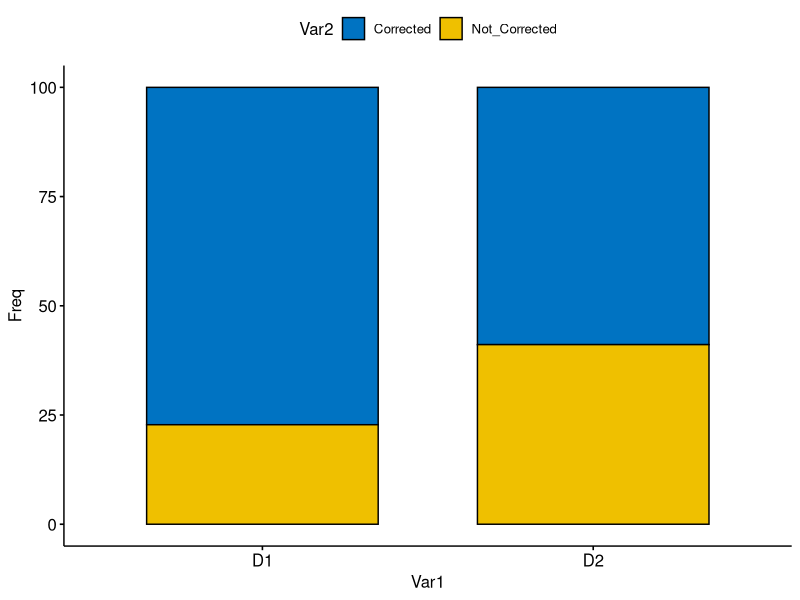
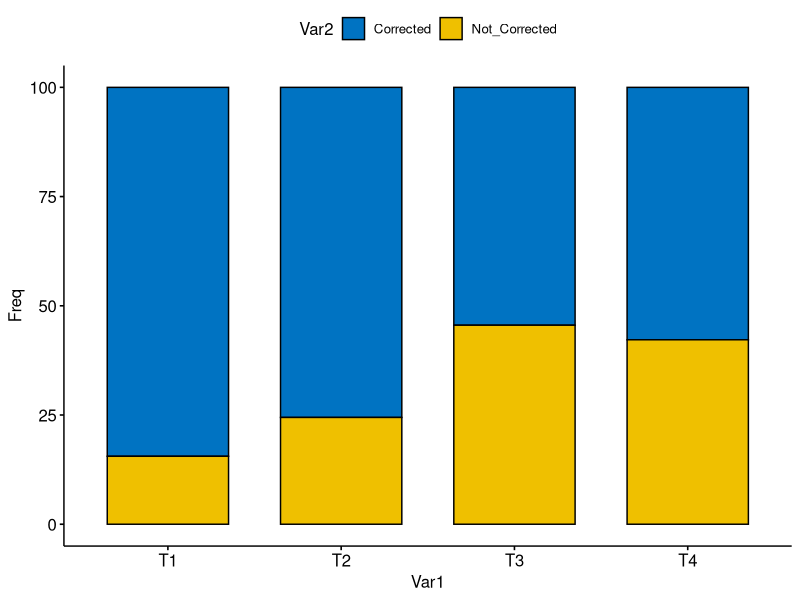
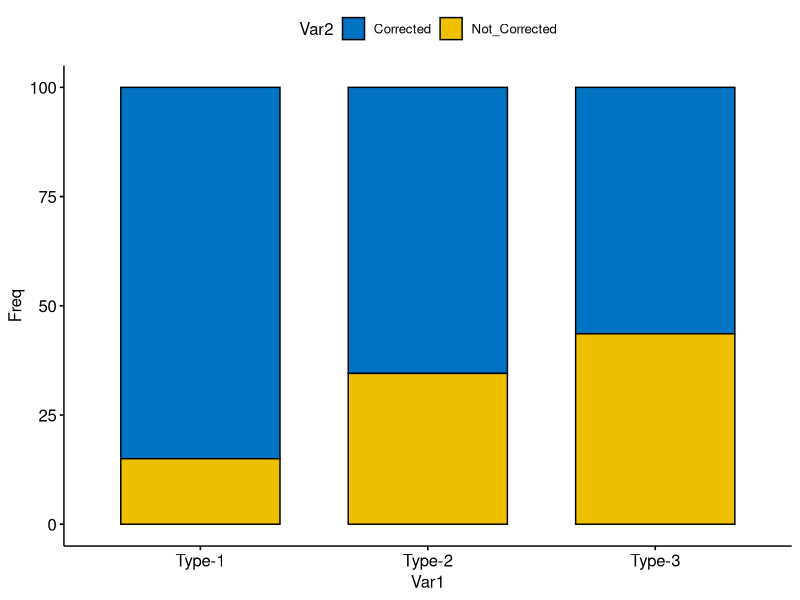
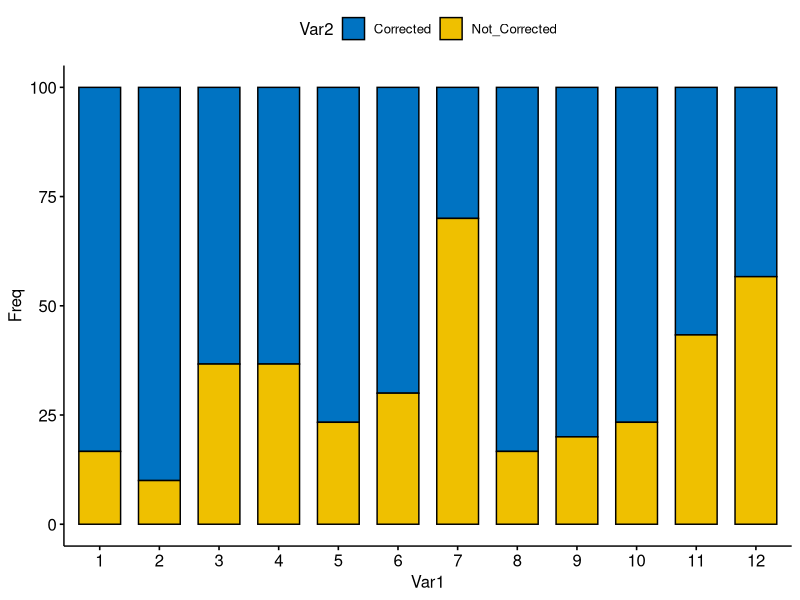
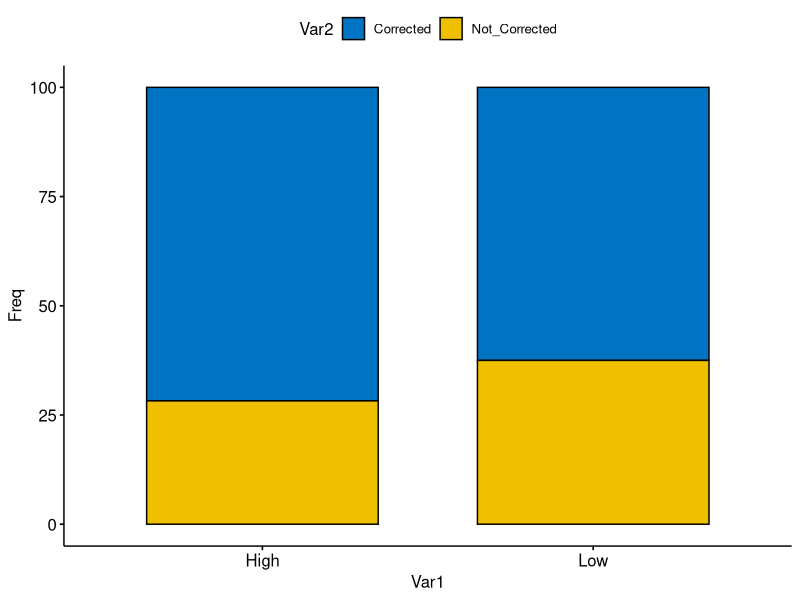
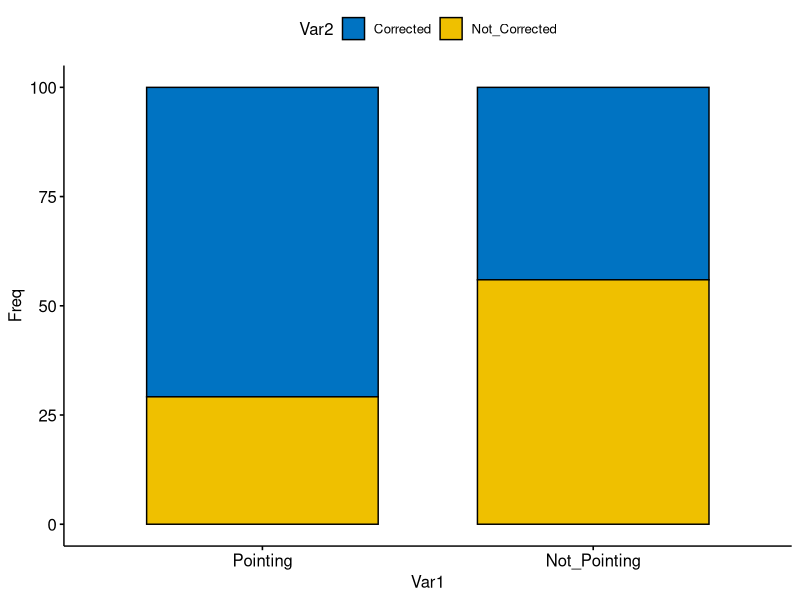
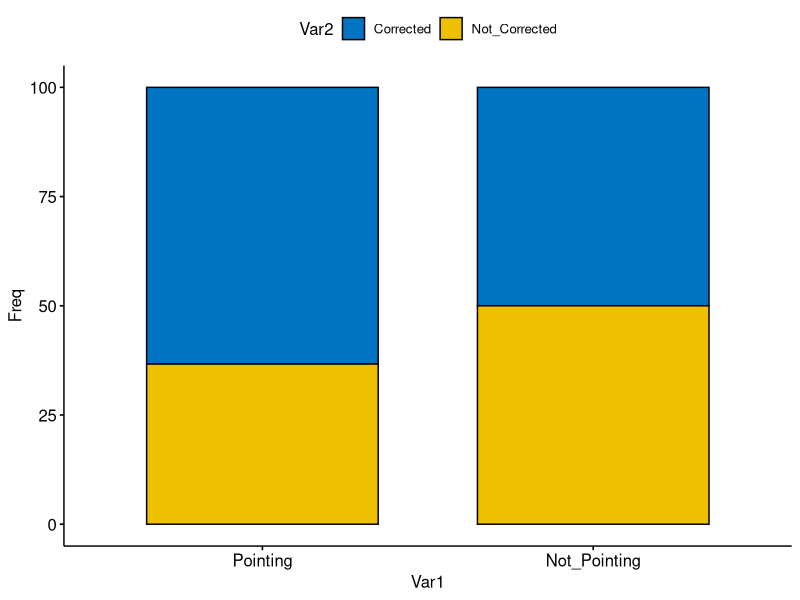
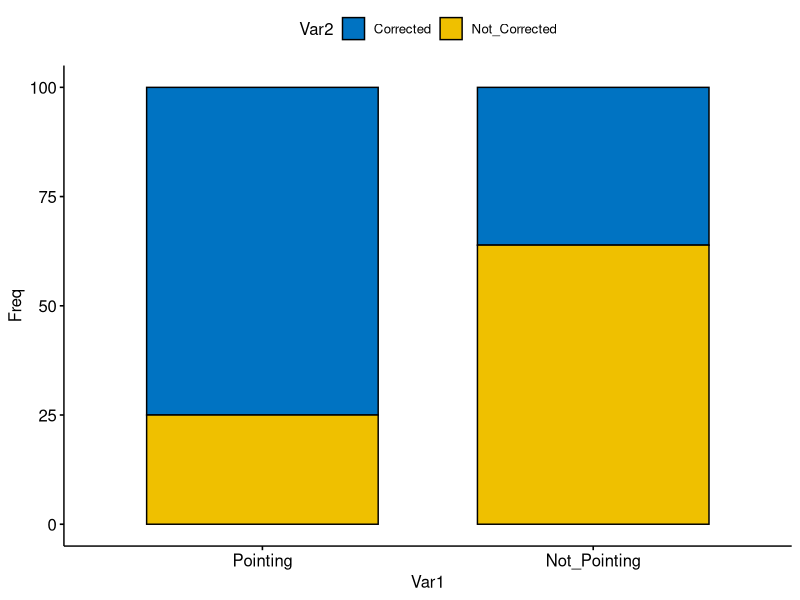

Source code (R) for these figures, in order: (Note: this script raises an error after producing the figures.)
## ---- chunk 1
knitr::opts_chunk$set(echo = TRUE)
## ---- chunk 2
library(readr)
library(ggpubr)
library(plyr)

########################### Functions
## Gives count, mean, standard deviation, standard error of the mean, and confidence interval (default 95%).
##   data: a data frame.
##   measurevar: the name of a column that contains the variable to be summariezed
##   groupvars: a vector containing names of columns that contain grouping variables
##   na.rm: a boolean that indicates whether to ignore NA's
##   conf.interval: the percent range of the confidence interval (default is 95%)
summarySE <- function(data=NULL, measurevar, groupvars=NULL, na.rm=FALSE,
                      conf.interval=.95, .drop=TRUE) {
  library(plyr)
  
  # New version of length which can handle NA's: if na.rm==T, don't count them
  length2 <- function (x, na.rm=FALSE) {
    if (na.rm) sum(!is.na(x))
    else       length(x)
  }
  
  # This does the summary. For each group's data frame, return a vector with
  # N, mean, and sd
  datac <- ddply(data, groupvars, .drop=.drop,
                 .fun = function(xx, col) {
                   c(N    = length2(xx[[col]], na.rm=na.rm),
                     mean = mean   (xx[[col]], na.rm=na.rm),
                     sd   = sd     (xx[[col]], na.rm=na.rm)
                   )
                 },
                 measurevar
  )
  
  # Rename the "mean" column    
  datac <- rename(datac, c("mean" = measurevar))
  
  datac$se <- datac$sd / sqrt(datac$N)  # Calculate standard error of the mean
  
  # Confidence interval multiplier for standard error
  # Calculate t-statistic for confidence interval: 
  # e.g., if conf.interval is .95, use .975 (above/below), and use df=N-1
  ciMult <- qt(conf.interval/2 + .5, datac$N-1)
  datac$ci <- datac$se * ciMult
  
  return(datac)
}

##########################################################################

################ DATA PREP
day1_df <-
  read_csv("all_correction_status_Day1_within.csv",
    col_types = cols(
      Book_Level = col_factor(levels = c("High", "Low")),
      Correction_Status = col_factor(levels = c("Corrected",
                                                "Not_Corrected")),
      Exp_Day = col_factor(levels = c("D1",
                                      "D2")),
      Mistake_Type = col_factor(levels = c("T1",
                                           "T2", "T3", "T4")),
      Robot_Hand_Condition = col_factor(levels = c("Pointing",
                                                   "Not_Pointing"))
    )
  )

day2_df <-
  read_csv("all_correction_status_Day2_within.csv",
    col_types = cols(
      Book_Level = col_factor(levels = c("High", "Low")),
      Correction_Status = col_factor(levels = c("Corrected",
                                                "Not_Corrected")),
      Exp_Day = col_factor(levels = c("D1",
                                      "D2")),
      Mistake_Type = col_factor(levels = c("T1",
                                           "T2", "T3", "T4")),
      Robot_Hand_Condition = col_factor(levels = c("Pointing",
                                                   "Not_Pointing"))
    )
  )


df <- rbind(day1_df,day2_df)
## ---- chunk 3
res = table(df$Exp_Day, df$Correction_Status) 
res = prop.table(res,1)*100
res
chisq.test(res) 
res = data.frame(res)
p = ggbarplot(res, x = "Var1", y = "Freq", fill = "Var2", palette = "jco")
p
## ---- chunk 4
res = table(df$Mistake_Type, df$Correction_Status) 
res = prop.table(res,1)*100
res
chisq.test(res) 
res = data.frame(res)
p = ggbarplot(res, x = "Var1", y = "Freq", fill = "Var2", palette = "jco")
p

## ---- chunk 5
res = table(df$Mistake_Type_2, df$Correction_Status) 
res = prop.table(res,1)*100
res
chisq.test(res) 
res = data.frame(res)
p = ggbarplot(res, x = "Var1", y = "Freq", fill = "Var2", palette = "jco")
p

## ---- chunk 6
res = table(df$Mistake_Order, df$Correction_Status) 
res = prop.table(res,1)*100
res
chisq.test(res) 
res = data.frame(res)
p = ggbarplot(res, x = "Var1", y = "Freq", fill = "Var2", palette = "jco")
p

## ---- chunk 7
res = table(df$Book_Level, df$Correction_Status) 
res = prop.table(res,1)*100
res
chisq.test(res) 
res = data.frame(res)
p = ggbarplot(res, x = "Var1", y = "Freq", fill = "Var2", palette = "jco")
p
## ---- chunk 8
res = table(df$Robot_Hand_Condition, df$Correction_Status) 
res = prop.table(res,1)*100
res
chisq.test(res) 
res = data.frame(res)
p = ggbarplot(res, x = "Var1", y = "Freq", fill = "Var2", palette = "jco")
p
## ---- chunk 9
df_low = subset(df,df$Book_Level == "Low")
res = table(df_low$Robot_Hand_Condition, df_low$Correction_Status) 
res = prop.table(res,1)*100
res
chisq.test(res) 
res = data.frame(res)
p = ggbarplot(res, x = "Var1", y = "Freq", fill = "Var2", palette = "jco")
p
## ---- chunk 10
df_high = subset(df,df$Book_Level == "High")
res = table(df_high$Robot_Hand_Condition, df_high$Correction_Status) 
res = prop.table(res,1)*100
res
chisq.test(res) 
res = data.frame(res)
p = ggbarplot(res, x = "Var1", y = "Freq", fill = "Var2", palette = "jco")
p
## ---- chunk 11
df_t1 = subset(df,df$Mistake_Type == "T1")
res = table(df_t1$Robot_Hand_Condition, df_t1$Correction_Status) 
res
## ---- chunk 12
df_t2 = subset(df,df$Mistake_Type == "T2")
res = table(df_t2$Robot_Hand_Condition, df_t2$Correction_Status) 
res
chisq.test(res) 
## ---- chunk 13
df_t3 = subset(df,df$Mistake_Type == "T3")
res = table(df_t3$Robot_Hand_Condition, df_t3$Correction_Status) 
res
chisq.test(res) 
## ---- chunk 14
df_t4 = subset(df,df$Mistake_Type == "T4")
res = table(df_t4$Robot_Hand_Condition, df_t4$Correction_Status) 
res
chisq.test(res) 
## ---- chunk 15
df_s1 = subset(df,df$Mistake_Type_2 == "S1")
res = table(df_s1$Robot_Hand_Condition, df_s1$Correction_Status) 
res = prop.table(res,1)*100
res
chisq.test(res) 
## ---- chunk 16
df_s2 = subset(df,df$Mistake_Type_2 == "S2")
res = table(df_s2$Robot_Hand_Condition, df_s2$Correction_Status) 
res = prop.table(res,1)*100
chisq.test(res) 
## ---- chunk 17
df_s3 = subset(df,df$Mistake_Type_2 == "S3")
res = table(df_s3$Robot_Hand_Condition, df_s3$Correction_Status) 
res = prop.table(res,1)*100
chisq.test(res) 
## ---- chunk 18
df_s1 = subset(df,df$Mistake_Type_2 == "S1" & df$Book_Level == "Low")
res = table(df_s1$Robot_Hand_Condition, df_s1$Correction_Status) 
res = prop.table(res,1)*100
res
chisq.test(res) 
## ---- chunk 19
df_s2 = subset(df,df$Mistake_Type_2 == "S2" & df$Book_Level == "Low")
res = table(df_s2$Robot_Hand_Condition, df_s2$Correction_Status) 
res = prop.table(res,1)*100
chisq.test(res) 
## ---- chunk 20
df_s3 = subset(df,df$Mistake_Type_2 == "S3" & df$Book_Level == "Low")
res = table(df_s3$Robot_Hand_Condition, df_s3$Correction_Status) 
res = prop.table(res,1)*100
chisq.test(res) 
## ---- chunk 21
df_s1 = subset(df,df$Mistake_Type_2 == "S1" & df$Book_Level == "High")
res = table(df_s1$Robot_Hand_Condition, df_s1$Correction_Status) 
res = prop.table(res,1)*100
res
chisq.test(res)
## ---- chunk 22
df_s2 = subset(df,df$Mistake_Type_2 == "S2" & df$Book_Level == "High")
res = table(df_s2$Robot_Hand_Condition, df_s2$Correction_Status) 
res = prop.table(res,1)*100
chisq.test(res) 
## ---- chunk 23
df_s3 = subset(df,df$Mistake_Type_2 == "S3" & df$Book_Level == "High")
res = table(df_s3$Robot_Hand_Condition, df_s3$Correction_Status) 
res = prop.table(res,1)*100
chisq.test(res) 
